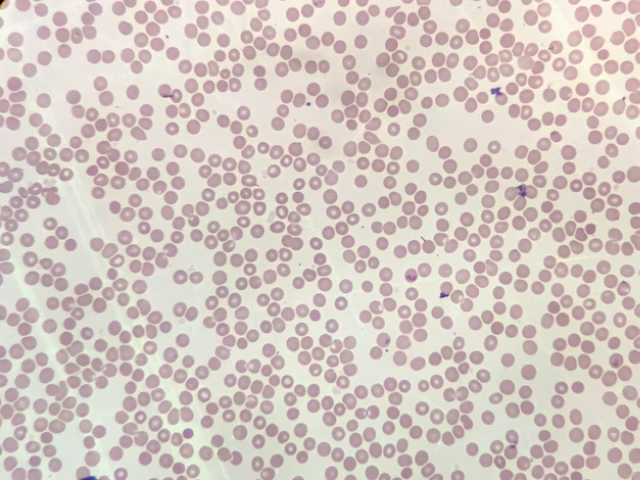
#> input picture reqImages/images/2.png, 640 x 480 px; its folder holds 4 pictures in this run
$ python main.py
#> lines starting #> are read from the running program, lines starting #| are printed output that depends on the picture; after the words box and inside, x2 and y2 are one past the last pixel; in counts of white or black regions, pixels touching at a corner belong together
import cv2
import numpy as np
import os

# Obtém o diretório do script Python
diretorio_script = os.path.dirname(__file__)

# Caminho para a pasta contendo a imagem
pasta_imagens = f"{diretorio_script}/images"

# Lista todos os arquivos da pasta de imagens
try:
    imagens_arquivos = os.listdir(pasta_imagens)
except FileNotFoundError:
    raise FileNotFoundError(f"A pasta de imagens '{pasta_imagens}' não foi encontrada.")

def preProcessing(img):
    imgPre0 = cv2.Canny(img, 130, 130)
    # mostra a imagem com o filtro de canny
    cv2.imshow("Canny1", imgPre0)

    return imgPre0

# Mostra todas as imagens da pasta
for i, imagem_arquivo in enumerate(imagens_arquivos):
    print(f"{i}: {imagem_arquivo}")

# Pergunta ao usuário qual imagem ele deseja visualizar
imagem_escolhida = int(input("Digite o número da imagem que deseja visualizar: "))
#> the answer given: 1
if imagem_escolhida < 0 or imagem_escolhida >= len(imagens_arquivos):
    raise ValueError(f"O valor {imagem_escolhida} é inválido.")

# Obtém o caminho completo da imagem escolhida
imagem_arquivo = f"{pasta_imagens}/{imagens_arquivos[imagem_escolhida]}"
print(f"Imagem escolhida: {imagem_arquivo}")

# Leitura da imagem escolhida
img = cv2.imread(imagem_arquivo)
#> img is the input picture: shape (480, 640, 3); mean B, G, R 193.9, 199.8, 212.3
if img is None:
    raise FileNotFoundError(f"Não foi possível ler a imagem: {imagem_arquivo}")
if img.size == 0:
    raise ValueError("A imagem está vazia.")
if img.shape[:2] == (0, 0):
    raise ValueError("A imagem tem dimensões inválidas.")

# Redimensiona a imagem para um tamanho padrão (640x480)
img = cv2.resize(img, (640, 480))

# Aplica o pré-processamento para realçar bordas
imgThres = preProcessing(img)
#> in preProcessing, `imgPre0 = cv2.Canny(img, 130, 130)`:
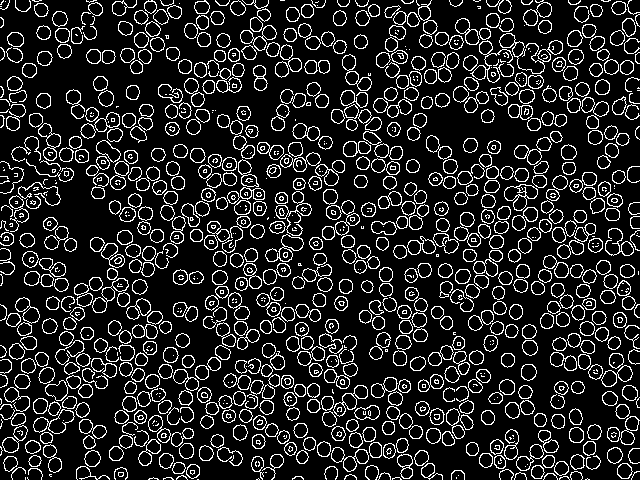
#> imgPre0: shape (480, 640); 14.3% white in thin lines or dots

# Encontra contornos na imagem processada
countors, h1 = cv2.findContours(imgThres, cv2.RETR_EXTERNAL, cv2.CHAIN_APPROX_NONE)
#> countors = 852 contours, 225 with area under 20; largest, box (x1, y1, x2, y2) and area: (499, 33, 563, 74) 590, (322, 200, 360, 240) 528, (504, 184, 538, 211) 518, (33, 409, 75, 434) 510, (557, 223, 596, 259) 505; h1 = 852 rows, first 6: [1, -1, -1, -1], [2, 0, -1, -1], [3, 1, -1, -1], [4, 2, -1, -1], [5, 3, -1, -1], [6, 4, -1, -1]

# Contagem de contornos com área maior que 100
count_up2000 = 0

# Criando a pasta roi, se não existir
roi_folder = f"{diretorio_script}/roi"
os.makedirs(roi_folder, exist_ok=True)

# Itera sobre os contornos encontrados
for idx, cnt in enumerate(countors):
    area = cv2.contourArea(cnt)
    if area > 100:
        count_up2000 += 1
        cv2.drawContours(img, cnt, -1, (255, 0, 0), 1)
        peri = cv2.arcLength(cnt, True)
        approx = cv2.approxPolyDP(cnt, 0.02 * peri, True)
        print(len(approx))
        x, y, w, h = cv2.boundingRect(approx)

        # Salva a imagem com um nome único usando o índice do contorno
        imgROI = img[y:y + h, x:x + w]
        cv2.imwrite(f"{roi_folder}/{idx}.png", imgROI)
#> this loop made 852 passes
#> (area, peri, x, y, w, h) on passes 30, 32, 33, 34, 35, 36, 37, 38, 40, 41, 42, 43: (136.5, 44.38, 531, 465, 14, 14), (147.5, 45.21, 186, 464, 14, 15), (178.5, 50.04, 617, 463, 16, 16), (146, 90.08, 421, 463, 22, 17), (116.5, 41.56, 172, 462, 14, 12), (155, 46.63, 554, 461, 15, 15), (149, 78.77, 251, 456, 13, 24), (155, 48.63, 3, 456, 15, 16), (122, 40.97, 542, 455, 13, 13), (121.5, 41.56, 494, 455, 12, 14), (107.5, 40.38, 28, 455, 14, 12), (161.5, 50.04, 570, 454, 15, 16)
#> area on passes 54, 107: 23.5, 153
#| 8
#| 8
#| 8
#| 13
#| 7
#| 8
#| 13
#| 9
#> (further printed lines are left out)
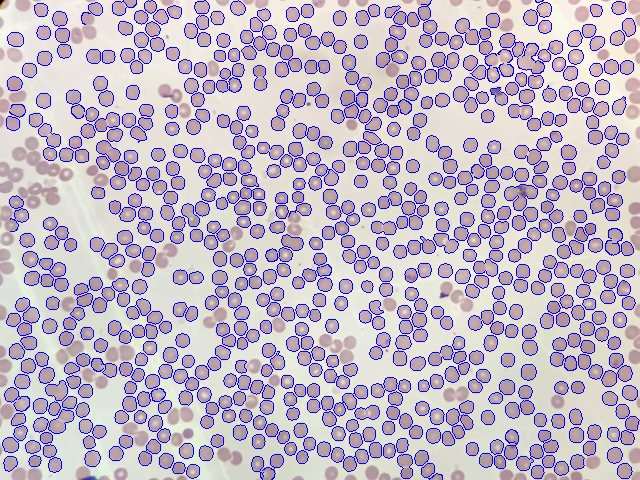
#> img: shape (480, 640, 3); 9.78% of pixels changed, all inside (x1, y1, x2, y2) = (2, 0, 640, 480)
#> after the loop, count_up2000 = 614

# Exibindo a quantidade de objetos contornados na tela
cv2.putText(img, "Objects: " + str(count_up2000), (10, 470), cv2.FONT_HERSHEY_COMPLEX, 0.7, (255, 0, 0), 2)
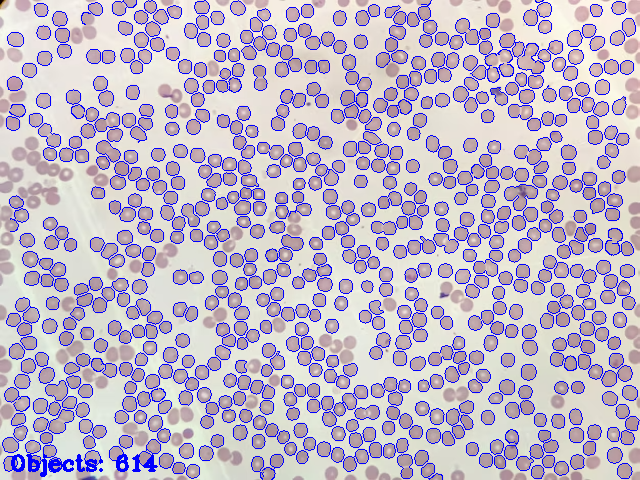
#> img: shape (480, 640, 3); 0.36% of pixels changed, all inside (x1, y1, x2, y2) = (11, 454, 158, 477)

# Exibe a imagem com os contornos
cv2.imshow("Contours", img)

# Aguarda uma tecla ser pressionada
cv2.waitKey(0)
